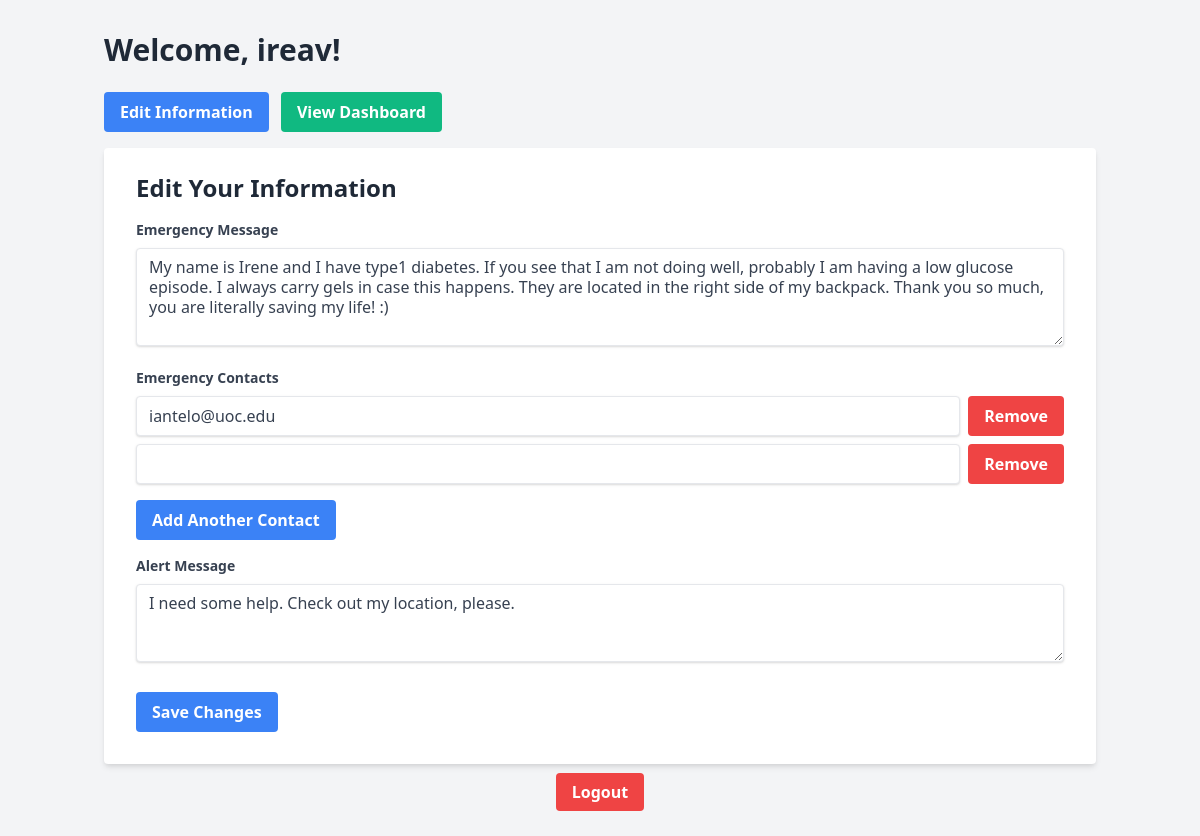
The page /dashboard (signed in) on the database its author committed.
### app.py (models this page shows, shortened)
class User(db.Model):
    id = db.Column(db.Integer, primary_key=True)
    username = db.Column(db.String(80), unique=True, nullable=False)
    password = db.Column(db.String(120), nullable=False)
    emergency_message = db.Column(db.Text)
    emergency_contacts = db.Column(db.Text)  # Store as JSON string
    alert_message = db.Column(db.Text)
    share_token = db.Column(db.String(36), unique=True, nullable=False)

### app.py (the view, shortened to what this page needs)
@app.route('/dashboard', methods=['GET', 'POST'])
def dashboard():
    if 'user_id' not in session:
        flash('Please log in to access the dashboard.', 'error')
        return redirect(url_for('login'))
    user = User.query.get(session['user_id'])
    if user is None:
        session.pop('user_id', None)
        flash('User not found. Please log in again.', 'error')
        return redirect(url_for('login'))
    emergency_link = url_for('emergency', username=user.username, _external=True)
    return render_template('dashboard.html', user=user, emergency_link=emergency_link)

### templates/dashboard.html (shortened to what this page needs)
<!DOCTYPE html>
<html lang="en">
<head>
    <link href="https://cdnjs.cloudflare.com/ajax/libs/tailwindcss/2.2.19/tailwind.min.css" rel="stylesheet">
</head>
<body class="bg-gray-100">
    <div class="container mx-auto px-4 py-8">
        <h1 class="text-3xl font-bold text-gray-800 mb-6">Welcome, {{ user.username }}!</h1>
        <div class="mb-4">
            <button id="editButton" class="bg-blue-500 hover:bg-blue-700 text-white font-bold py-2 px-4 rounded focus:outline-none focus:shadow-outline mr-2">Edit Information</button>
            <button id="viewButton" class="bg-green-500 hover:bg-green-700 text-white font-bold py-2 px-4 rounded focus:outline-none focus:shadow-outline">View Dashboard</button>
        </div>
        <div id="editSection" class="bg-white shadow-md rounded px-8 pt-6 pb-8 mb-4">
            <h2 class="text-2xl font-semibold text-gray-800 mb-4">Edit Your Information</h2>
            <form method="POST">
                <div class="mb-4">
                    <label class="block text-gray-700 text-sm font-bold mb-2" for="emergency_message">
                        Emergency Message
                    </label>
                    <textarea name="emergency_message" id="emergency_message" class="shadow appearance-none border rounded w-full py-2 px-3 text-gray-700 leading-tight focus:outline-none focus:shadow-outline" rows="4">{{ user.emergency_message or '' }}</textarea>
                </div>
                <div class="mb-4">
                    <label class="block text-gray-700 text-sm font-bold mb-2" for="emergency_contacts">
                        Emergency Contacts
                    </label>
                    <div id="emergency_contacts_container">
                        {% if user.emergency_contacts %}
                            {% for contact in user.emergency_contacts.split(',') %}
                                <div class="flex mb-2">
                                    <input type="text" name="emergency_contacts" value="{{ contact }}" class="flex-grow shadow appearance-none border rounded py-2 px-3 text-gray-700 leading-tight focus:outline-none focus:shadow-outline">
                                    <button type="button" class="remove-contact ml-2 bg-red-500 hover:bg-red-700 text-white font-bold py-2 px-4 rounded focus:outline-none focus:shadow-outline">Remove</button>
                                </div>
                            {% endfor %}
                        {% endif %}
                        <div class="flex mb-2">
                            <input type="text" name="emergency_contacts" class="flex-grow shadow appearance-none border rounded py-2 px-3 text-gray-700 leading-tight focus:outline-none focus:shadow-outline">
                            <button type="button" class="remove-contact ml-2 bg-red-500 hover:bg-red-700 text-white font-bold py-2 px-4 rounded focus:outline-none focus:shadow-outline">Remove</button>
                        </div>
                    </div>
                    <button type="button" id="add_contact" class="bg-blue-500 hover:bg-blue-700 text-white font-bold py-2 px-4 rounded focus:outline-none focus:shadow-outline mt-2">
                        Add Another Contact
                    </button>
                </div>
                <div class="mb-6">
                    <label class="block text-gray-700 text-sm font-bold mb-2" for="alert_message">
                        Alert Message
                    </label>
                    <textarea name="alert_message" id="alert_message" class="shadow appearance-none border rounded w-full py-2 px-3 text-gray-700 leading-tight focus:outline-none focus:shadow-outline" rows="3">{{ user.alert_message or '' }}</textarea>
                </div>
                <div class="flex items-center justify-between">
                    <button class="bg-blue-500 hover:bg-blue-700 text-white font-bold py-2 px-4 rounded focus:outline-none focus:shadow-outline" type="submit">
                        Save Changes
                    </button>
                </div>
            </form>
        </div>
        <div class="text-center mt-4">
            <a href="{{ url_for('logout') }}" class="bg-red-500 hover:bg-red-700 text-white font-bold py-2 px-4 rounded focus:outline-none focus:shadow-outline">
                Logout
            </a>
        </div>
    </div>
</body>
</html>

### rows shown on the page
User: username "ireav", emergency_message "My name is Irene and I have type1 diabetes. If you see that I am not doing well, probably I am having a low glucose episode. I always carry gels in case this happens. They are located in the right side of my backpack. Thank you so much, you are literally saving my life! :)", emergency_contacts "iantelo@uoc.edu", alert_message "I need some help. Check out my location, please."
